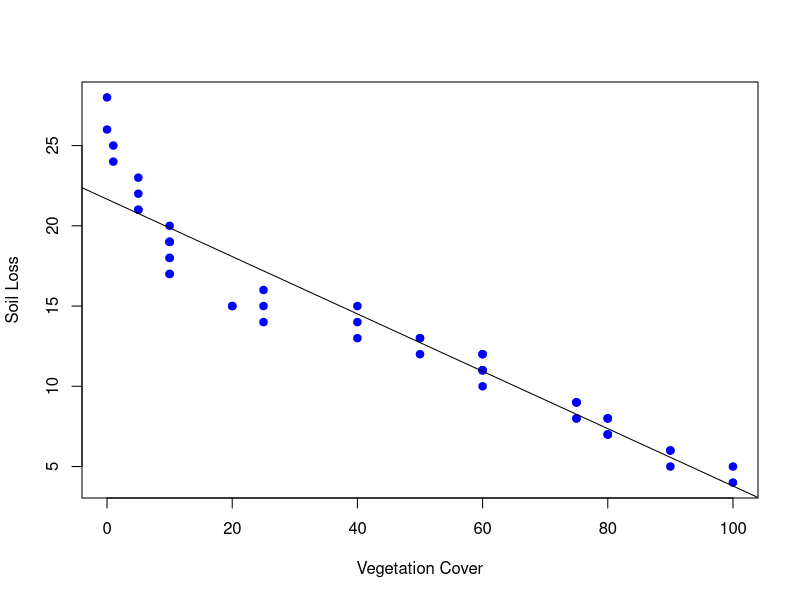

The R source for this figure:
# ==============================================================================
# Project: ESG & Environmental Data (Soil Erosion)
# Description: Simple linear regression and correlation testing to model 
#              soil loss against vegetation cover.
# ==============================================================================

# 1. Setup and Data Import -----------------------------------------------------
getwd()
list.files()
options(scipen=9999) 
# Import dataset
er <- read.csv("Erosion.csv", stringsAsFactors = T)
# Initial Data Inspection (Commented out for production)
View(er)
str(er)
!is.na(er)

# 2. Exploratory Data Analysis & Correlation -----------------------------------
par(mfrow=c(1,1))
plot(er$vegcover, er$soilloss, col="blue", ylab = "Soil Loss", xlab = "Vegetation Cover", pch = 19)
# Test for correlation (Pearson's)
cor.test(er$vegcover, er$soilloss)

# 3. Simple Linear Regression Modelling ----------------------------------------
# Model soil loss as a function of vegetation cover (Y ~ X)
er.m1 <- lm(er$soilloss~er$vegcover)
View(er.m1)
# Review model summary (R-squared, p-values, coefficients)
summary(er.m1)
# c = Y-intercept = 21.66. m = er$vegcover(x) = -0.18
# Add the line of best fit to the scatter plot
abline(lm(er$soilloss~er$vegcover), col="black")
